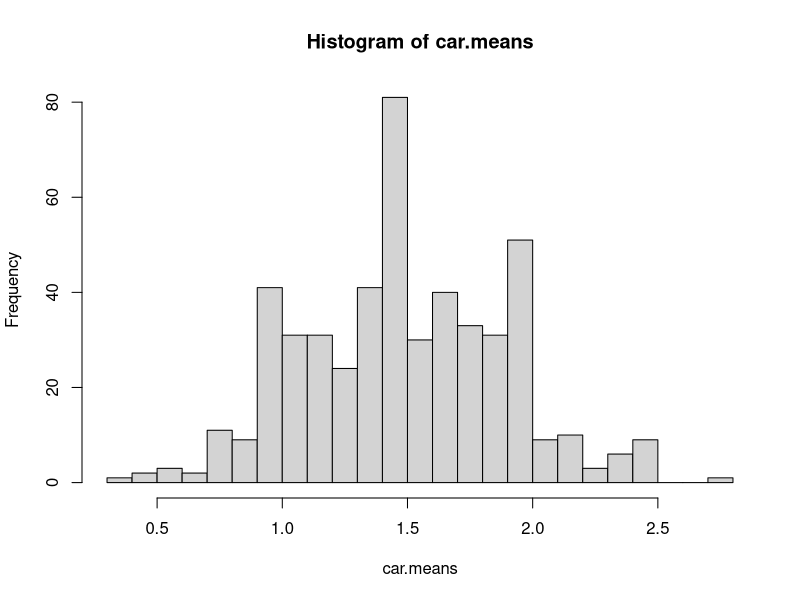
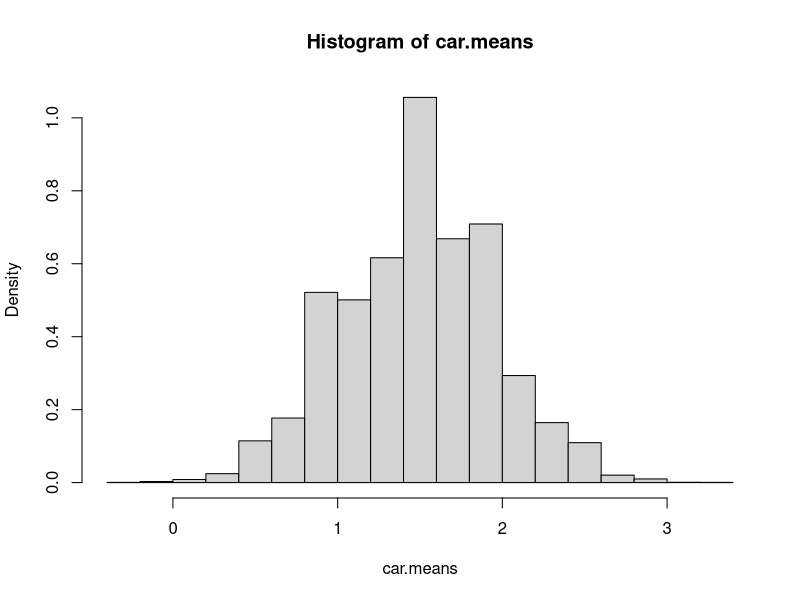
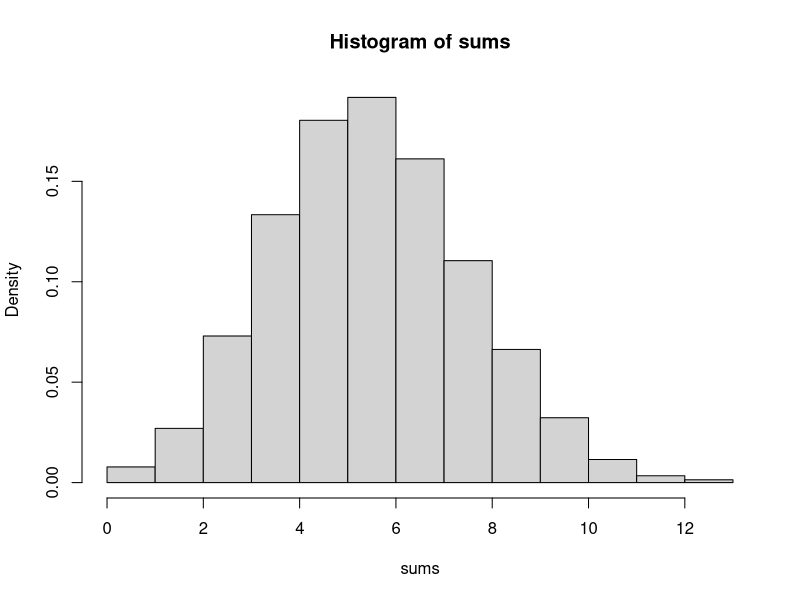
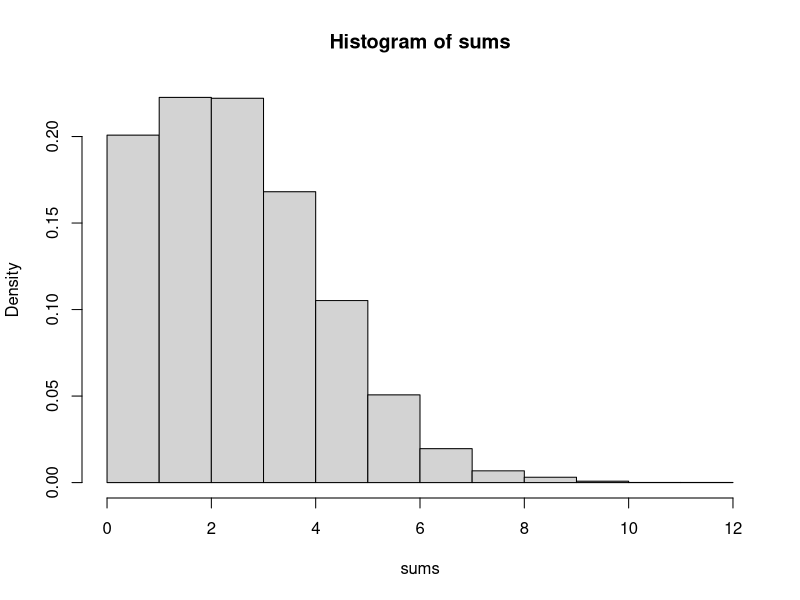
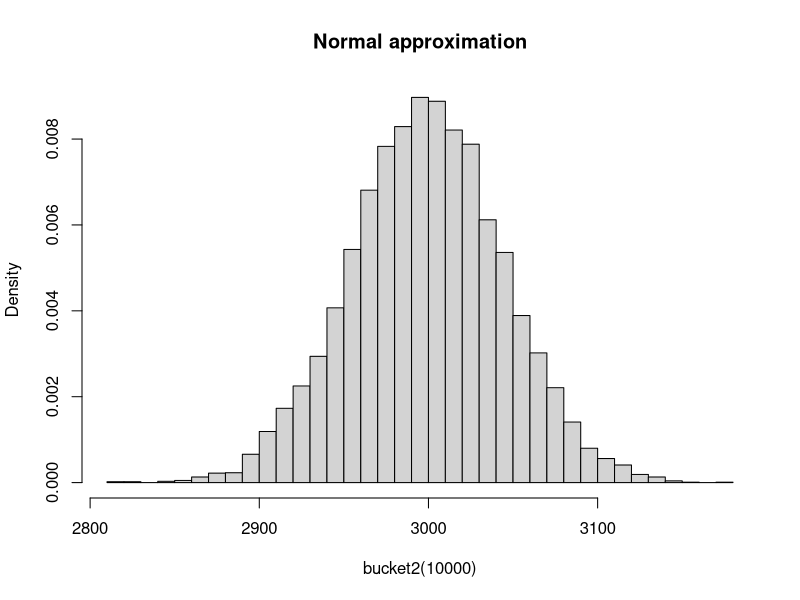
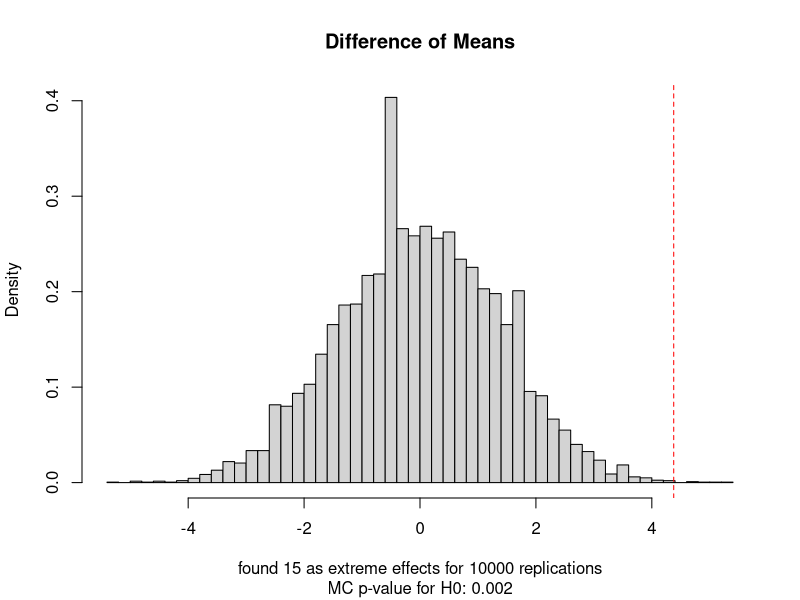
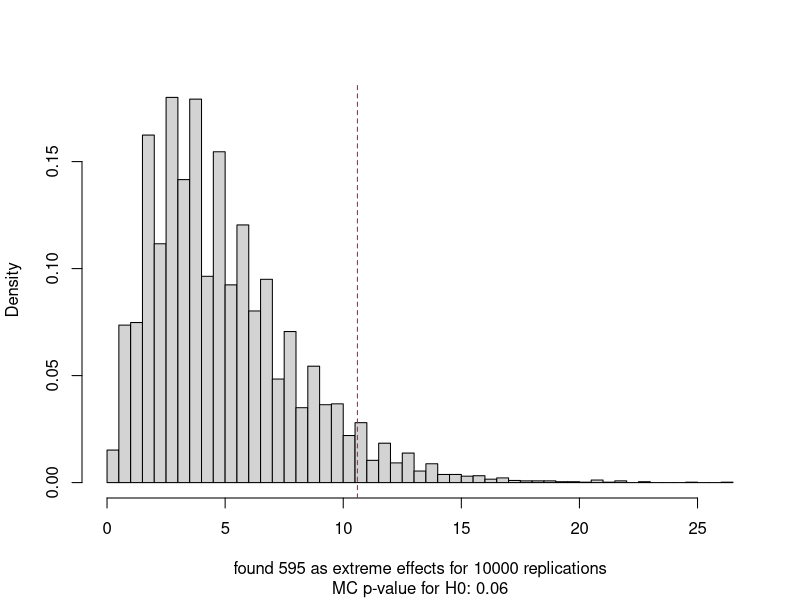
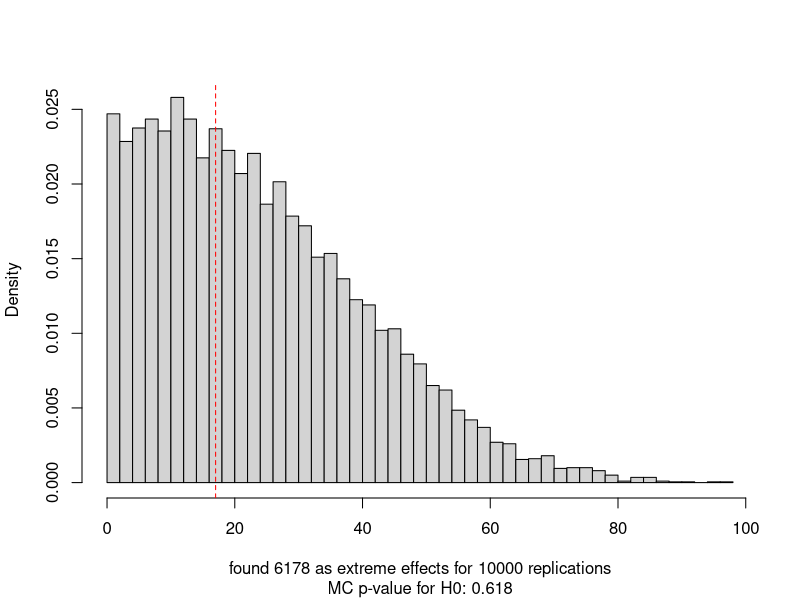

Here is the R script that generated these plots, in order:
## ---- chunk 1
knitr::opts_chunk$set(echo = TRUE)

library(magrittr)

set.seed(121)
## ---- chunk 2
# multiplier == 0 represents infinite population (ie, no replacement)
make.bucket1 <- function(universe, multiplier=1) {
  if (multiplier>0)
    universe <- c(replicate(multiplier, universe))
  function(n.sample) {
    sample(universe, n.sample, rep=ifelse(multiplier==0, TRUE, FALSE))
  }
}

# uses the bucket1 urn to generate a sample of size 'size.sample'
# and applies the given statistic function 
make.bucket2 <- function(bucket1, size.sample, statistic) {
  function(n) {
    replicate(n, bucket1(size.sample) %>% statistic) %>% 
    as.vector 
  }
}
## ---- chunk 3
# our collected data: we asked 12 families how many cars they had
cars.per.family <- c(3, 2, 0, 0, 0, 1, 1, 5, 1, 1, 0, 4)

# create a bucket/urn based on the above sample (we multiply the data by 4)
bucket1 <- make.bucket1(cars.per.family, 4)

# create a 2nd bucket with the statistic of interest (here, the mean) 
# from resamples of size 12
bucket2 <- make.bucket2(bucket1, 12, mean)

# get bootstrap data and check values
car.means <- bucket2(500)
hist(car.means, breaks = 25)
quantile(car.means, c(.025, 0.5, .975)) 
## ---- chunk 4
library(fitdistrplus)

make.bucket1.normal <- function(population) {
  fit.distribution <- fitdist(population, "norm")
  fit.mean <- fit.distribution$estimate[1]
  fit.sd   <- fit.distribution$estimate[2]
  function(n.sample) {
    rnorm(n.sample, fit.mean, fit.sd) %>%  round
  }
}
## ---- chunk 5
bucket1 <- make.bucket1.normal(cars.per.family)
bucket2 <- make.bucket2(bucket1, 12, mean)

# get bootstrap data and check values
car.means <- bucket2(1e4)
hist(car.means, breaks = 25, prob=T)
quantile(car.means, c(.025, .975)) 
## ---- chunk 6
n.trials <- 20
p <- 0.3
my.data <- c(replicate((1-p)*100,0), replicate(p*100,1)) 

bucket1 <- make.bucket1(my.data, 0)
bucket2 <- make.bucket2(bucket1, n.trials, sum)

sums <- bucket2(1e4)
hist(sums, prob=T)
summary(sums)

# Compare with R sampling
test <- rbinom(1e4, n.trials, p)
summary(test)
## ---- chunk 7
lambda <- 3
p <- 0.01
n.trials <- lambda/p

my.data <- c(replicate((1-p)*100,0), replicate(p*100,1))

bucket1 <- make.bucket1(my.data, 0)
bucket2 <- make.bucket2(bucket1, n.trials, sum)

sums <- bucket2(1e4)
hist(sums, prob=T)
summary(sums)

# Compare with R sampling
test <- rpois(1e4, lambda)
summary(test)
## ---- chunk 8
set.seed(100)
events <- 1:5  
n.trials <- 1e3

bucket1 <- make.bucket1(events, 0) # events follow an uniform distribution
bucket2 <- make.bucket2(bucket1, n.trials, sum) # but when summed...

hist(bucket2(1e4), breaks=50, prob=T, main="Normal approximation")
## ---- chunk 9
p.defect <- 0.05
is.rejected <- function(v) {mean(v) < 1-p.defect}

components <- c(replicate(5,0),replicate(95,1)) # 5% defective (zero is defective)

bucket1 <- make.bucket1(components) 
bucket2 <- make.bucket2(bucket1, 20, is.rejected)

bucket2(1e4) %>% mean 
## ---- chunk 10
n.people <- 23
days <- 1:366

# our stat: check for shared birthdays (1 yes, 0 no)
stat.unique <- function(v) { 1*(length(unique(v)) != length(v)) }

bucket1 <- make.bucket1(days, 0) # apply replacement
bucket2 <- make.bucket2(bucket1, n.people, stat.unique)

bucket2(1e4) %>% mean  # probability of having 2+ people with the same birthday
## ---- chunk 11
n.rows <- 1e4
jobs <- matrix(data=c(sample(c(0,1), n.rows, rep=T, prob=c(.500,.500)),
                      sample(c(0,1), n.rows, rep=T, prob=c(.666,.333)),
                      sample(c(0,1), n.rows, rep=T, prob=c(.750,.250))),
               ncol=3      
              )

# 1 if there's at least one job, 0 otherwise
stat.has.job <- function(row) { 1 * (sum(jobs[row,]) > 0) }
  
bucket1 <- make.bucket1(1:n.rows)  # sample rows for matrix 'jobs'
bucket2 <- make.bucket2(bucket1, 1, stat.has.job) # check one row/sample

bucket2(1e4) %>% mean
## ---- chunk 12
has.minute.a.goal <- c(replicate(80,1), replicate(3420-80,0))

bucket1 <- make.bucket1(has.minute.a.goal, 0)
bucket2 <- make.bucket2(bucket1, 90, sum) # a soccer match has 90 minutes

result <- bucket2(1e4) %>% table
result/1e4
## ---- chunk 13
responses <- c(replicate(42,0),
               replicate(21,1),
               replicate(16,2),
               replicate( 6,3),
               replicate( 9,4),
               replicate( 4,5))

bucket1 <- make.bucket1(responses, 0)
bucket2 <- make.bucket2(bucket1, 98, mean)

bucket2(1e4) %>% quantile(c(.025, .975)) 
## ---- chunk 14
my.data <- 
    list(treatment = c(27,20,21,26,27,31,24,21,20,19,23,24,28,19,24,29,18,20,17,31,20,25,28,21,27),
         control   = c(21,22,15,12,21,16,19,15,22,24,19,23,13,22,20,24,18,20))

all.data <- c(my.data$treatment, my.data$control)
## ---- chunk 15
diff.means <- function(indexes) {
  in.treatment <- 1:length(my.data$treatment)
  indexes.group1 <- indexes[ in.treatment]
  indexes.group2 <- indexes[-in.treatment]
  mean(all.data[indexes.group1]) - mean(all.data[indexes.group2])
}

bucket1 <- make.bucket1(1:length(all.data), 1)
bucket2 <- make.bucket2(bucket1, length(all.data), diff.means)

results <- bucket2(1e4)
## ---- chunk 16
compute.p.value <- function(results, observed.effect, precision=3) {
  
  # n = #experiences
  n <- length(results)
  # r = #replications at least as extreme as observed effect
  r <- sum(abs(results) >= observed.effect)  
  # compute Monte Carlo p-value with correction (Davison & Hinkley, 1997)
  list(mc.p.value=round((r+1)/(n+1), precision), r=r, n=n)
}

present_results <- function(results, observed.effect,  label="") {

  lst <- compute.p.value(results, observed.effect)
  
  hist(results, breaks=50, prob=T, main=label,
       sub=paste0("MC p-value for H0: ", lst$mc.p.value),
       xlab=paste("found", lst$r, "as extreme effects for", lst$n, "replications"))
  abline(v=observed.effect, lty=2, col="red")
}
## ---- chunk 17
observed.effect <- mean(my.data$treatment) - mean(my.data$control)
  
present_results(results, observed.effect, "Difference of Means")
## ---- chunk 18
library(xtable)

df <- data.frame(value=1:6, frequency=c(8,9,19,6,8,10))
tab <- xtable(df, align="ccc")
print(tab, type="html")
## ---- chunk 19
observed <- c(8,9,19,6,8,10)

my.data <- list(observed = observed, 
                expected = rep(round(sum(observed)/6),6)) # the most probable result
## ---- chunk 20
stat.chiSquared <- function(observed) {
  sum((observed-my.data$expected)^2/my.data$expected)
}
## ---- chunk 21
# returns table sample of 'n.throws' dice throws
bucket1 <- function(n.throws) {
  throws <- c(1:6,sample(1:6, n.throws, rep=TRUE)) # add 1:6 to prevent zeros
  as.numeric(table(throws)) - 1                    # -1 removes those extra
}
bucket2 <- make.bucket2(bucket1, sum(observed), stat.chiSquared)

results <- bucket2(1e4)
## ---- chunk 22
observed.effect <- stat.chiSquared(my.data$observed)

present_results(results, observed.effect)
## ---- chunk 23
my.data <- list(group1 = c(6.2, 9.9, 7.3, 6.4, 10.3, 11.1, 10.6, 10.0), 
                group2 = c(7.4, 11.7, 6.7, 11.0, 8.1, 6.5, 4.3, 10.2, 10.7, 7.1)) 

all.data <- c(my.data$group1, my.data$group2) 
group1.indxs <- 1:length(my.data$group1)
## ---- chunk 24
stat.U <- function(v) {
  ranks <- rank(v)
  abs( sum(ranks[group1.indxs]) - sum(ranks[-group1.indxs]) )
}

bucket1 <- make.bucket1(all.data, 1)
bucket2 <- make.bucket2(bucket1, length(all.data), stat.U)

results <- bucket2(1e4)
## ---- chunk 25
observed.effect <- stat.U(all.data)

present_results(results, observed.effect)
## ---- chunk 26
set.seed(101)

all.data <- c(rnorm(30,1), rexp(30,2)) 
group1.indxs <- 1:30

bucket1 <- make.bucket1(all.data, 1)
bucket2 <- make.bucket2(bucket1, length(all.data), stat.U)

results <- bucket2(1e4)

observed.effect <- stat.U(all.data)
present_results(results, observed.effect)
## ---- chunk 27
set.seed(123)
sample.size <- 30
my.data <- rnorm(sample.size)

bucket1 <- make.bucket1(my.data, 10)
bucket2 <- make.bucket2(bucket1, sample.size, mean)

bootstrap.samples <- bucket2(1e4)
real.samples <- replicate(1e4, mean(rnorm(sample.size)))

plot( density(real.samples), ylim=c(0,3), main="mean distributions")
lines(density(bootstrap.samples), col="red")
abline(v=0, lty=2) # true value
legend("topright", c("from population", "from bootstrap", "true mean"), col=c(1,2,1), lty=c(1,1,2))
## ---- chunk 28
my.data <- list(group1 = c(94, 38, 23, 197, 99, 16, 141),
                group2 = c(52, 10, 40, 104, 51, 27, 146, 30, 46))

bucket1.gp1 <- make.bucket1(my.data$group1, 0)
bucket2.gp1 <- make.bucket2(bucket1.gp1, length(my.data$group1), mean)

bucket1.gp2 <- make.bucket1(my.data$group2, 0)
bucket2.gp2 <- make.bucket2(bucket2.gp1, length(my.data$group2), mean)

results <- abs( bucket2.gp1(1e4) - bucket2.gp1(1e4) ) # two sided test

observed.effect <- abs( mean(my.data$group1) - mean(my.data$group2) )

# if observed effect is, say, inside the 95% confidence interval, 
# we cannot reject the same mean hypothesis
observed.effect
quantile (results, c(0.025, 0.975))
present_results(results, observed.effect)
